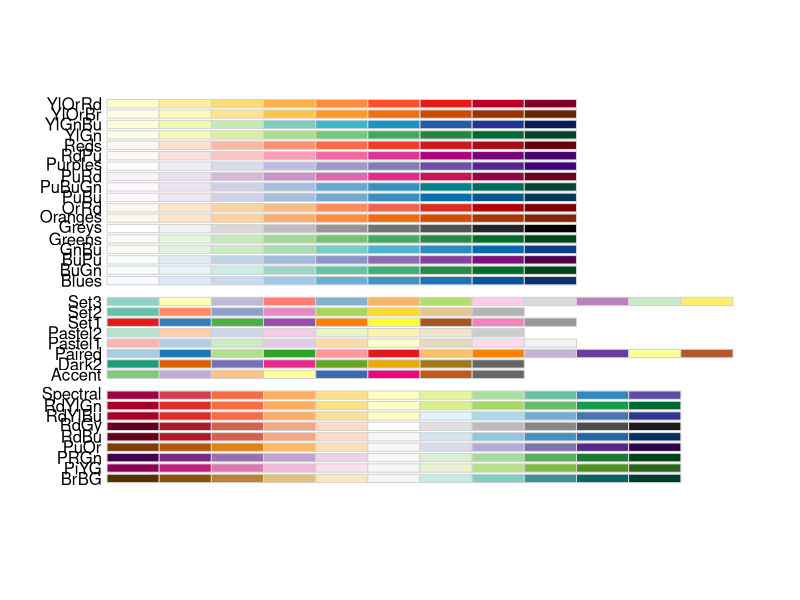
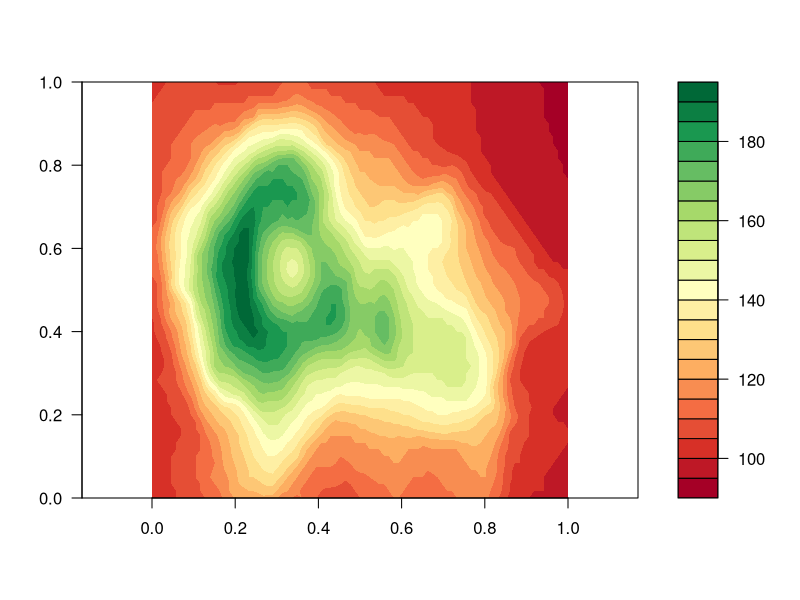

Generate these figures, in order, with R:
library(RColorBrewer)
display.brewer.all()

pal <- colorRampPalette(brewer.pal(11, "RdYlGn"))
paste(pal(14), collapse=", ")
# #A50026, #CB2426, #E65036, #F6814C, #FDB164, #FDD884, #FEF3AB, #F0F8AA, #D1EB85, #A9DA6C, #79C565, #42AB5A, #138C4A, #006837

filled.contour(volcano, color.palette = pal, asp = 1)
